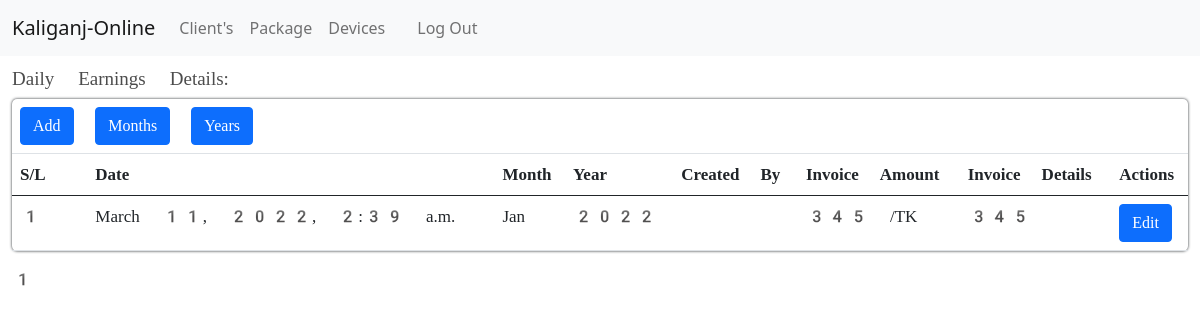
Page /account/daily_earning/ on the earlier database version.
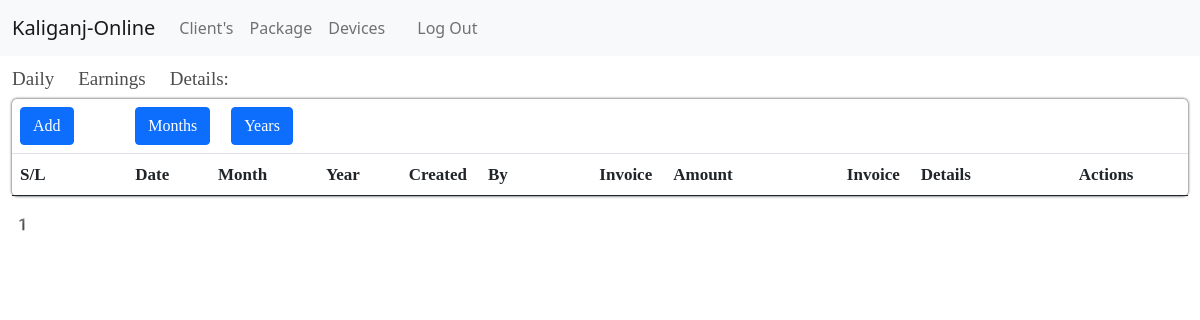
Same page on the later database version.
### apps/account/models.py (models this page shows, shortened)
class Daily_Earn(models.Model):
    Staffs_details = models.ForeignKey(Staffs, on_delete=models.CASCADE)
    date = models.DateTimeField(auto_now_add=True)
    month = models.ForeignKey(Month, on_delete=models.CASCADE)
    year = models.ForeignKey(Year, on_delete=models.CASCADE)
    invoice_amount = models.IntegerField()
    invoice_details = models.CharField(max_length=500)

class Month(models.Model):
    month_name = models.CharField(max_length=20)
    active = models.BooleanField(default=False)
    def __str__(self):
        return self.month_name

class Year(models.Model):
    year_name = models.CharField(max_length=20)
    active = models.BooleanField(default=False)
    def __str__(self):
        return self.year_name

### apps/account/views.py (the view)
# urls.py: path('daily_earning/', views.dailyEarningShowing, name='daily-earning'),
def dailyEarningShowing(request):
    isp_info = Isp_info.objects.filter(id=1).first()
    earning = Daily_Earn.objects.all().order_by('-id')
    p = Paginator(earning, 50)
    n = request.GET.get('p')
    earnings = p.get_page(n)
    context = {'isp_info': isp_info, 'earnings': earnings}
    return render(request, 'core/earnings/dailyearnings.html', context)

### apps/account/templates/core/earnings/dailyearnings.html (shortened to what this page needs)
{% extends 'core/account/account_dashboard.html' %}
{% block content %}
<section>
    <div class="container-fluid">
        <div class="base-title">
            <h3>Daily Earnings Details:</h3>
        </div>
        <div class="fiber-details-wrappers">
            <table class="table  table-hover">
                <thead>
                    <tr>
                        <td scope="col"><a class="btn btn-primary" href="{% url 'daily-earning-add' %}">Add</a></td>
                        <td colspan="7"><a class="btn btn-primary" href="{% url 'month-list' %}">Months</a>
                            <a class="btn btn-primary" href="{% url 'year-list' %}">Years</a></td>
                    </tr>
                    <tr>
                        <th scope="col">S/L</th>
                        <th scope="col">Date</th>
                        <th scope="col">Month</th>
                        <th scope="col">Year</th>
                        <th scope="col">Created By</th>
                        <th scope="col">Invoice Amount</th>
                        <th scope="col">Invoice Details</th>
                        <th scope="col">Actions</th>
                    </tr>
                </thead>
                <tbody>
                    {% for i in earnings %}
                    <tr>
                        <th scope="row">{{forloop.counter}}</th>
                        <td>{{i.date}}</td>
                        <td>{{i.month}}</td>
                        <td>{{i.year}}</td>
                        <td>{{i.Staffs_details.user.first_name}}</td>
                        <td>{{i.invoice_amount}} /TK</td>
                        <td>{{i.invoice_details}}</td>
                        <td>
                            <a class="btn btn-primary ml-1" href="{% url 'daily-earning-edit' i.id %}">Edit</a>
                        </td>
                    </tr>
                    {% endfor %}
                </tbody>
            </table>
            {{earnings.number}}
        </div>
    </div>
</section>
{% endblock %}

Differences in the rows shown:
removed Daily_Earn: date "March 11, 2022, 2:39 a.m.", month "Jan", year "2022", invoice_amount "345", invoice_details "345"
